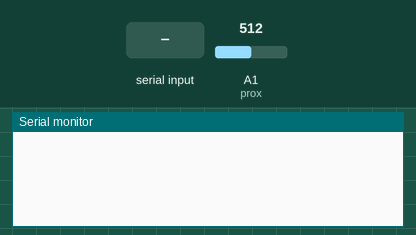
Simulated run of this sketch. Board: Arduino Uno, built with avr-gcc and run on an emulated ATmega328P. On the bench: the last lines printed to the serial monitor. Inputs (shaded band) come from the test bench; at power-on: A1 (prox) = 512.

Above: at 1.2 s.
1.3 s: "shs temp\n" received over Serial
At 2.0 s:
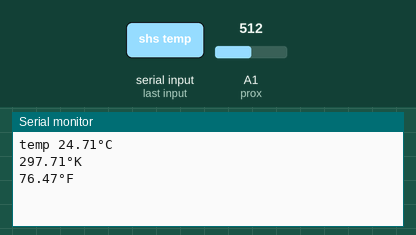
2.8 s: "shs infrared\n" received over Serial
At 4.4 s:
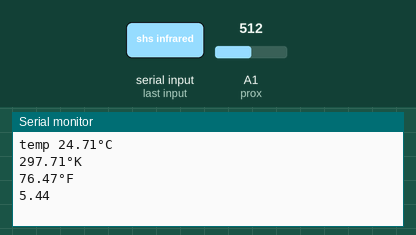

The sketch:

ejercicio6.ino
```cpp
const int temp = A0;
String txtMsg = "";
const int prox = A1;
const int luz = A3;

float muestreo(int muestras){
  float suma = 0;
  for (int i = 0; i<muestras; i++){
    suma += analogRead(prox);
    delay(5);
    }
    suma /= muestras;
    return(suma);
  }


void setup() {
  // put your setup code here, to run once:
  pinMode(temp, INPUT);
  Serial.begin(9600);
  pinMode(prox, INPUT);
  pinMode(luz, INPUT);
}
 void temperatura(){
  float lectura = analogRead(temp);
  float v = (lectura*5)/1024;
  float temperaturaC = (v - 0.5) * 100 ;
  Serial.print("temp ");
  Serial.print(temperaturaC); Serial.println("°C");
  Serial.print(temperaturaC+273);Serial.println("°K");
  float temperaturaF = (temperaturaC * 9.0 / 5.0) + 32.0;
  Serial.print(temperaturaF); Serial.println("°F");
  Serial.println();
  }
void infrarojo(){
  float suma = muestreo(30);
  float distancia1 = 2077.15573625364*pow(suma,-0.953001973271067);
  Serial.println(distancia1);
  }

void fotoresistencia(){
  int lectura = analogRead(luz);
  Serial.println(lectura);
  delay(10);
}

void loop() {
  // put your main code here, to run repeatedly:
  while (Serial.available()) {
    char inChar = Serial.read();
    if(inChar != '\n'){
      txtMsg.concat(inChar);
    }
    else{
      //Serial.println(txtMsg);
      txtMsg = "";
      }
  }
 if (txtMsg == "shs temp"){
    temperatura();
  }
 if (txtMsg == "shs infrared"){
  infrarojo();
  }
 if (txtMsg == "shs fotores"){
  fotoresistencia();
  }
}
```

Measured:
- after the input at 1.3 s, the serial monitor: prints a new line at once (image 1)
- after the input at 2.8 s, the serial monitor: prints a new line after 0.17 s (image 2)
